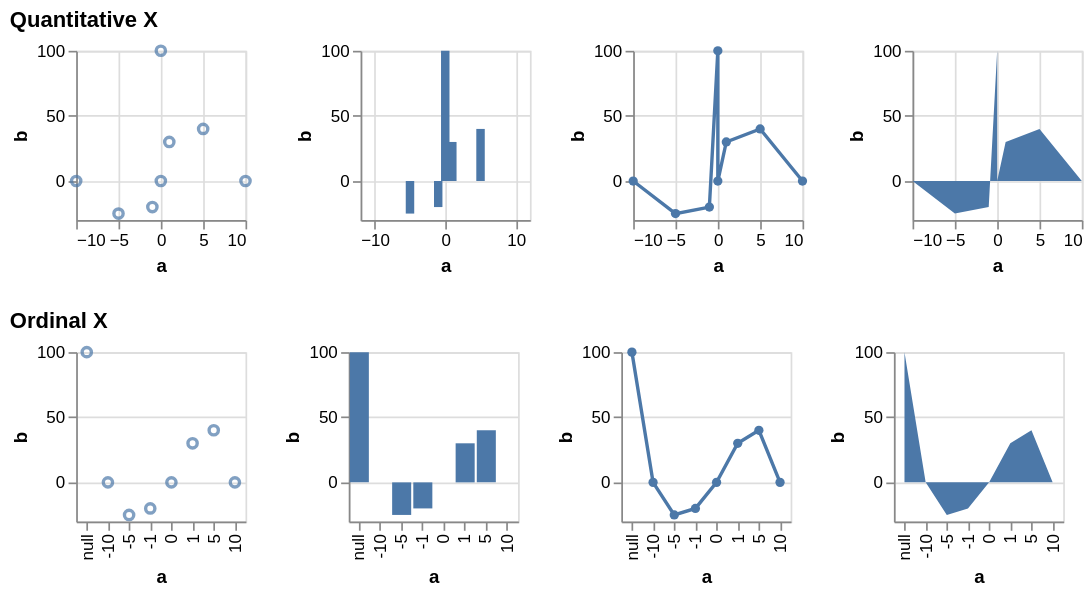

Describe this chart as a Vega-Lite specification.
### Vega-Lite specification from a JSON file in a GitHub repository (floating-point values rounded to 4 significant figures)
{"$schema": "https://vega.github.io/schema/vega-lite/v6.json", "description": "Testing invalid", "data": {"values": [{"a": null, "b": 100}, {"a": -10, "b": null}, {"a": -5, "b": -25}, {"a": -1, "b": -20}, {"a": 0, "b": null}, {"a": 1, "b": 30}, {"a": 5, "b": 40}, {"a": 10, "b": null}]}, "config": {"mark": {"invalid": "show", "tooltip": true}}, "vconcat": [{"title": "Quantitative X", "hconcat": [{"width": 100, "height": 100, "mark": "point", "encoding": {"x": {"field": "a", "type": "quantitative"}, "y": {"field": "b", "type": "quantitative"}}}, {"width": 100, "height": 100, "mark": "bar", "encoding": {"x": {"field": "a", "type": "quantitative"}, "y": {"field": "b", "type": "quantitative"}}}, {"width": 100, "height": 100, "mark": {"type": "line", "point": true}, "encoding": {"x": {"field": "a", "type": "quantitative"}, "y": {"field": "b", "type": "quantitative"}}}, {"width": 100, "height": 100, "mark": "area", "encoding": {"x": {"field": "a", "type": "quantitative"}, "y": {"field": "b", "type": "quantitative"}}}]}, {"title": "Ordinal X", "hconcat": [{"width": 100, "height": 100, "mark": "point", "encoding": {"x": {"field": "a", "type": "ordinal"}, "y": {"field": "b", "type": "quantitative"}}}, {"width": 100, "height": 100, "mark": "bar", "encoding": {"x": {"field": "a", "type": "ordinal"}, "y": {"field": "b", "type": "quantitative"}}}, {"width": 100, "height": 100, "mark": {"type": "line", "point": true}, "encoding": {"x": {"field": "a", "type": "ordinal"}, "y": {"field": "b", "type": "quantitative"}}}, {"width": 100, "height": 100, "mark": "area", "encoding": {"x": {"field": "a", "type": "ordinal"}, "y": {"field": "b", "type": "quantitative"}}}]}]}
